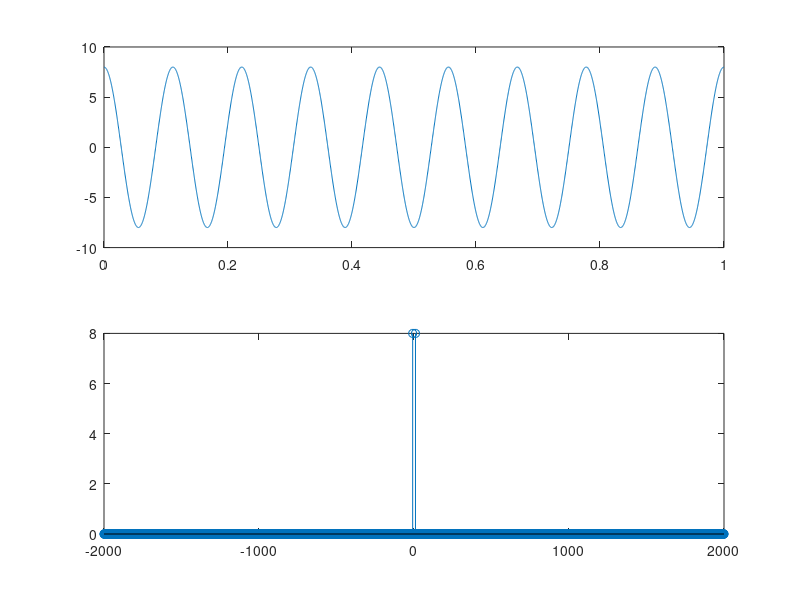
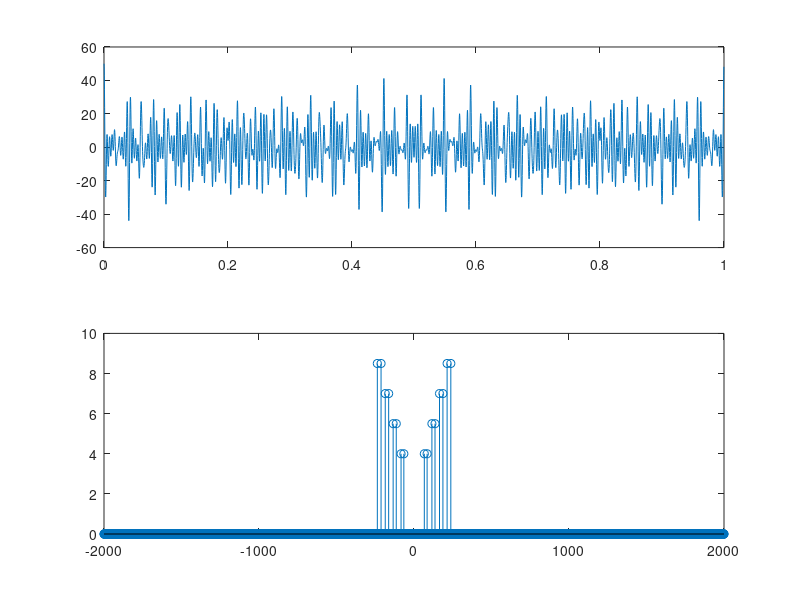
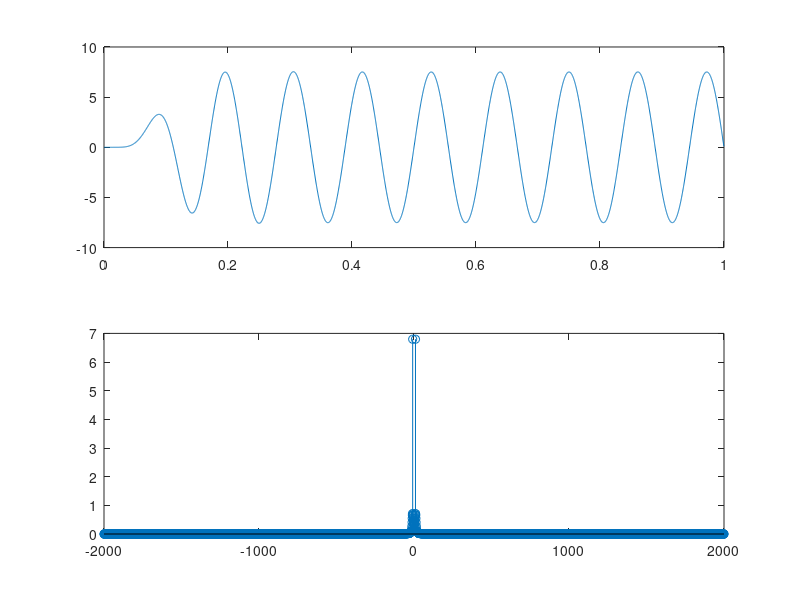

Write the MATLAB code that produced these figures, in order.
%ID: 19-41468-3
A = 1;
B = 9;
C = 4;
D = 1;
E = 4;
F = 6;
G = 8;
H = 3;

fs = 4000;
t = 0:1/fs:(1-(1/fs));

am1 = (F+2); %8
am2 = (F+5); %11
am3 = (F+8); %14
am4 = (F+11); %17

fm1 = (G+1); %9
fm2 = (G+2); %10
fm3 = (G+3); %11
fm4 = (G+4); %12

fc1 = 75;
fc2 = 125;
fc3 = 175;
fc4 = 225;

mt1 = am1*cos(2*pi*fm1*t);
mt2 = am2*cos(2*pi*fm2*t);
mt3 = am3*cos(2*pi*fm3*t);
mt4 = am4*cos(2*pi*fm4*t);

c1 = cos(2*pi*fc1*t);
c2 = cos(2*pi*fc2*t);
c3 = cos(2*pi*fc3*t);
c4 = cos(2*pi*fc4*t);

x = mt1.*c1 + mt2.*c2 + mt3.*c3 + mt4.*c4;

MT1 = abs(fftshift(fft(mt1)))/(fs/2);
X = abs(fftshift(fft(x)))/(fs/2);
f = fs/2*linspace(-1,1,fs);

figure
subplot(2,1,1);
plot(t,mt1);
subplot(2,1,2);
stem(f,MT1);

figure
subplot(2,1,1);
plot(t,x);
subplot(2,1,2);
stem(f,X);

[num1, den1] = butter(5, [(fc1-fm1-6)/(fs/2) , (fc1+fm1+6)/(fs/2)]);
bpf1 = filter(num1,den1,x);
[num2, den2] = butter(5, [(fc2-fm2-6)/(fs/2) , (fc2+fm2+6)/(fs/2)]);
bpf2 = filter(num2,den2,x);
[num3, den3] = butter(5, [(fc3-fm3-6)/(fs/2) , (fc3+fm3+6)/(fs/2)]);
bpf3 = filter(num3,den3,x);
[num4, den4] = butter(5, [(fc4-fm4-6)/(fs/2) , (fc4+fm4+6)/(fs/2)]);
bpf4 = filter(num4,den4,x);

z1 = 2*bpf1.*c1;
z2 = 2*bpf2.*c2;
z3 = 2*bpf3.*c3;
z4 = 2*bpf4.*c4;

[num5, den5] = butter(5, (fm1+3)/(fs/2));
rec1 = filter(num5,den5,z1);
[num6, den6] = butter(5, (fm2+3)/(fs/2));
rec2 = filter(num6,den6,z2);
[num7, den7] = butter(5, (fm3+3)/(fs/2));
rec3 = filter(num7,den7,z3);
[num8, den8] = butter(5, (fm4+3)/(fs/2));
rec4 = filter(num8,den8,z4);

R1 = abs(fftshift(fft(rec1)))/(fs/2);

figure
subplot(2,1,1);
plot(t,rec1);
subplot(2,1,2);
stem(f,R1);